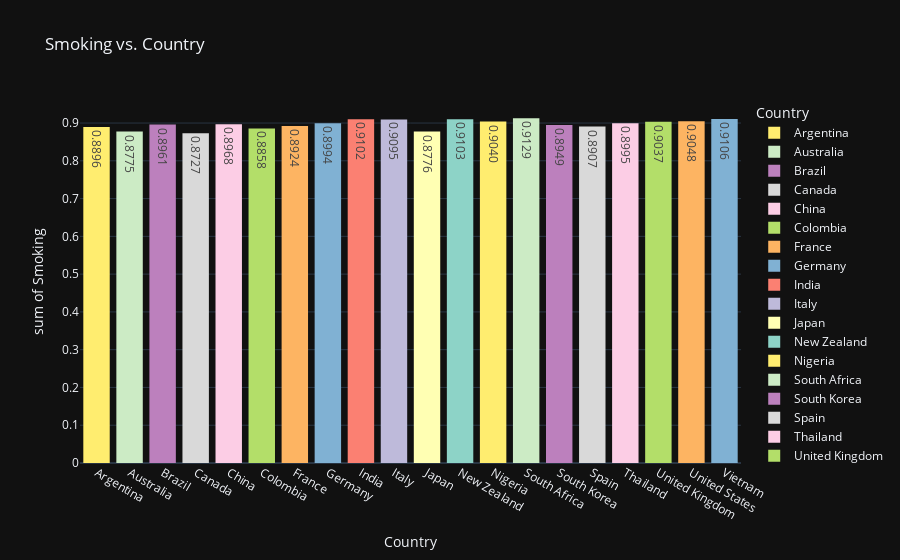

Here is the notebook cell this chart was saved with:
### Code cell
px.histogram(smoking,x='Country',y='Smoking',color = 'Country',text_auto='.4f',color_discrete_sequence=px.colors.qualitative.Set3_r,template='plotly_dark',title='Smoking vs. Country')

### Figure 1 — Plotly figure (JSON) as saved in the notebook; plotly's stock layout.template omitted (floating-point values rounded to 4 significant figures)
{"data": [{"alignmentgroup": "True", "bingroup": "x", "histfunc": "sum", "hovertemplate": "Country=%{x}<br>sum of Smoking=%{y}<extra></extra>", "legendgroup": "Argentina", "marker": {"color": "rgb(255,237,111)", "pattern": {"shape": ""}}, "name": "Argentina", "offsetgroup": "Argentina", "orientation": "v", "showlegend": true, "texttemplate": "%{value:.4f}", "type": "histogram", "x": ["Argentina"], "xaxis": "x", "y": [0.8896], "yaxis": "y"}, {"alignmentgroup": "True", "bingroup": "x", "histfunc": "sum", "hovertemplate": "Country=%{x}<br>sum of Smoking=%{y}<extra></extra>", "legendgroup": "Australia", "marker": {"color": "rgb(204,235,197)", "pattern": {"shape": ""}}, "name": "Australia", "offsetgroup": "Australia", "orientation": "v", "showlegend": true, "texttemplate": "%{value:.4f}", "type": "histogram", "x": ["Australia"], "xaxis": "x", "y": [0.8775], "yaxis": "y"}, {"alignmentgroup": "True", "bingroup": "x", "histfunc": "sum", "hovertemplate": "Country=%{x}<br>sum of Smoking=%{y}<extra></extra>", "legendgroup": "Brazil", "marker": {"color": "rgb(188,128,189)", "pattern": {"shape": ""}}, "name": "Brazil", "offsetgroup": "Brazil", "orientation": "v", "showlegend": true, "texttemplate": "%{value:.4f}", "type": "histogram", "x": ["Brazil"], "xaxis": "x", "y": [0.8961], "yaxis": "y"}, {"alignmentgroup": "True", "bingroup": "x", "histfunc": "sum", "hovertemplate": "Country=%{x}<br>sum of Smoking=%{y}<extra></extra>", "legendgroup": "Canada", "marker": {"color": "rgb(217,217,217)", "pattern": {"shape": ""}}, "name": "Canada", "offsetgroup": "Canada", "orientation": "v", "showlegend": true, "texttemplate": "%{value:.4f}", "type": "histogram", "x": ["Canada"], "xaxis": "x", "y": [0.8727], "yaxis": "y"}, {"alignmentgroup": "True", "bingroup": "x", "histfunc": "sum", "hovertemplate": "Country=%{x}<br>sum of Smoking=%{y}<extra></extra>", "legendgroup": "China", "marker": {"color": "rgb(252,205,229)", "pattern": {"shape": ""}}, "name": "China", "offsetgroup": "China", "orientation": "v", "showlegend": true, "texttemplate": "%{value:.4f}", "type": "histogram", "x": ["China"], "xaxis": "x", "y": [0.8968], "yaxis": "y"}, {"alignmentgroup": "True", "bingroup": "x", "histfunc": "sum", "hovertemplate": "Country=%{x}<br>sum of Smoking=%{y}<extra></extra>", "legendgroup": "Colombia", "marker": {"color": "rgb(179,222,105)", "pattern": {"shape": ""}}, "name": "Colombia", "offsetgroup": "Colombia", "orientation": "v", "showlegend": true, "texttemplate": "%{value:.4f}", "type": "histogram", "x": ["Colombia"], "xaxis": "x", "y": [0.8858], "yaxis": "y"}, {"alignmentgroup": "True", "bingroup": "x", "histfunc": "sum", "hovertemplate": "Country=%{x}<br>sum of Smoking=%{y}<extra></extra>", "legendgroup": "France", "marker": {"color": "rgb(253,180,98)", "pattern": {"shape": ""}}, "name": "France", "offsetgroup": "France", "orientation": "v", "showlegend": true, "texttemplate": "%{value:.4f}", "type": "histogram", "x": ["France"], "xaxis": "x", "y": [0.8924], "yaxis": "y"}, {"alignmentgroup": "True", "bingroup": "x", "histfunc": "sum", "hovertemplate": "Country=%{x}<br>sum of Smoking=%{y}<extra></extra>", "legendgroup": "Germany", "marker": {"color": "rgb(128,177,211)", "pattern": {"shape": ""}}, "name": "Germany", "offsetgroup": "Germany", "orientation": "v", "showlegend": true, "texttemplate": "%{value:.4f}", "type": "histogram", "x": ["Germany"], "xaxis": "x", "y": [0.8994], "yaxis": "y"}, {"alignmentgroup": "True", "bingroup": "x", "histfunc": "sum", "hovertemplate": "Country=%{x}<br>sum of Smoking=%{y}<extra></extra>", "legendgroup": "India", "marker": {"color": "rgb(251,128,114)", "pattern": {"shape": ""}}, "name": "India", "offsetgroup": "India", "orientation": "v", "showlegend": true, "texttemplate": "%{value:.4f}", "type": "histogram", "x": ["India"], "xaxis": "x", "y": [0.9102], "yaxis": "y"}, {"alignmentgroup": "True", "bingroup": "x", "histfunc": "sum", "hovertemplate": "Country=%{x}<br>sum of Smoking=%{y}<extra></extra>", "legendgroup": "Italy", "marker": {"color": "rgb(190,186,218)", "pattern": {"shape": ""}}, "name": "Italy", "offsetgroup": "Italy", "orientation": "v", "showlegend": true, "texttemplate": "%{value:.4f}", "type": "histogram", "x": ["Italy"], "xaxis": "x", "y": [0.9095], "yaxis": "y"}, {"alignmentgroup": "True", "bingroup": "x", "histfunc": "sum", "hovertemplate": "Country=%{x}<br>sum of Smoking=%{y}<extra></extra>", "legendgroup": "Japan", "marker": {"color": "rgb(255,255,179)", "pattern": {"shape": ""}}, "name": "Japan", "offsetgroup": "Japan", "orientation": "v", "showlegend": true, "texttemplate": "%{value:.4f}", "type": "histogram", "x": ["Japan"], "xaxis": "x", "y": [0.8776], "yaxis": "y"}, {"alignmentgroup": "True", "bingroup": "x", "histfunc": "sum", "hovertemplate": "Country=%{x}<br>sum of Smoking=%{y}<extra></extra>", "legendgroup": "New Zealand", "marker": {"color": "rgb(141,211,199)", "pattern": {"shape": ""}}, "name": "New Zealand", "offsetgroup": "New Zealand", "orientation": "v", "showlegend": true, "texttemplate": "%{value:.4f}", "type": "histogram", "x": ["New Zealand"], "xaxis": "x", "y": [0.9103], "yaxis": "y"}, {"alignmentgroup": "True", "bingroup": "x", "histfunc": "sum", "hovertemplate": "Country=%{x}<br>sum of Smoking=%{y}<extra></extra>", "legendgroup": "Nigeria", "marker": {"color": "rgb(255,237,111)", "pattern": {"shape": ""}}, "name": "Nigeria", "offsetgroup": "Nigeria", "orientation": "v", "showlegend": true, "texttemplate": "%{value:.4f}", "type": "histogram", "x": ["Nigeria"], "xaxis": "x", "y": [0.904], "yaxis": "y"}, {"alignmentgroup": "True", "bingroup": "x", "histfunc": "sum", "hovertemplate": "Country=%{x}<br>sum of Smoking=%{y}<extra></extra>", "legendgroup": "South Africa", "marker": {"color": "rgb(204,235,197)", "pattern": {"shape": ""}}, "name": "South Africa", "offsetgroup": "South Africa", "orientation": "v", "showlegend": true, "texttemplate": "%{value:.4f}", "type": "histogram", "x": ["South Africa"], "xaxis": "x", "y": [0.9129], "yaxis": "y"}, {"alignmentgroup": "True", "bingroup": "x", "histfunc": "sum", "hovertemplate": "Country=%{x}<br>sum of Smoking=%{y}<extra></extra>", "legendgroup": "South Korea", "marker": {"color": "rgb(188,128,189)", "pattern": {"shape": ""}}, "name": "South Korea", "offsetgroup": "South Korea", "orientation": "v", "showlegend": true, "texttemplate": "%{value:.4f}", "type": "histogram", "x": ["South Korea"], "xaxis": "x", "y": [0.8949], "yaxis": "y"}, {"alignmentgroup": "True", "bingroup": "x", "histfunc": "sum", "hovertemplate": "Country=%{x}<br>sum of Smoking=%{y}<extra></extra>", "legendgroup": "Spain", "marker": {"color": "rgb(217,217,217)", "pattern": {"shape": ""}}, "name": "Spain", "offsetgroup": "Spain", "orientation": "v", "showlegend": true, "texttemplate": "%{value:.4f}", "type": "histogram", "x": ["Spain"], "xaxis": "x", "y": [0.8907], "yaxis": "y"}, {"alignmentgroup": "True", "bingroup": "x", "histfunc": "sum", "hovertemplate": "Country=%{x}<br>sum of Smoking=%{y}<extra></extra>", "legendgroup": "Thailand", "marker": {"color": "rgb(252,205,229)", "pattern": {"shape": ""}}, "name": "Thailand", "offsetgroup": "Thailand", "orientation": "v", "showlegend": true, "texttemplate": "%{value:.4f}", "type": "histogram", "x": ["Thailand"], "xaxis": "x", "y": [0.8995], "yaxis": "y"}, {"alignmentgroup": "True", "bingroup": "x", "histfunc": "sum", "hovertemplate": "Country=%{x}<br>sum of Smoking=%{y}<extra></extra>", "legendgroup": "United Kingdom", "marker": {"color": "rgb(179,222,105)", "pattern": {"shape": ""}}, "name": "United Kingdom", "offsetgroup": "United Kingdom", "orientation": "v", "showlegend": true, "texttemplate": "%{value:.4f}", "type": "histogram", "x": ["United Kingdom"], "xaxis": "x", "y": [0.9037], "yaxis": "y"}, {"alignmentgroup": "True", "bingroup": "x", "histfunc": "sum", "hovertemplate": "Country=%{x}<br>sum of Smoking=%{y}<extra></extra>", "legendgroup": "United States", "marker": {"color": "rgb(253,180,98)", "pattern": {"shape": ""}}, "name": "United States", "offsetgroup": "United States", "orientation": "v", "showlegend": true, "texttemplate": "%{value:.4f}", "type": "histogram", "x": ["United States"], "xaxis": "x", "y": [0.9048], "yaxis": "y"}, {"alignmentgroup": "True", "bingroup": "x", "histfunc": "sum", "hovertemplate": "Country=%{x}<br>sum of Smoking=%{y}<extra></extra>", "legendgroup": "Vietnam", "marker": {"color": "rgb(128,177,211)", "pattern": {"shape": ""}}, "name": "Vietnam", "offsetgroup": "Vietnam", "orientation": "v", "showlegend": true, "texttemplate": "%{value:.4f}", "type": "histogram", "x": ["Vietnam"], "xaxis": "x", "y": [0.9106], "yaxis": "y"}], "layout": {"barmode": "relative", "legend": {"title": {"text": "Country"}, "tracegroupgap": 0}, "title": {"text": "Smoking vs. Country"}, "xaxis": {"anchor": "y", "categoryarray": ["Argentina", "Australia", "Brazil", "Canada", "China", "Colombia", "France", "Germany", "India", "Italy", "Japan", "New Zealand", "Nigeria", "South Africa", "South Korea", "Spain", "Thailand", "United Kingdom", "United States", "Vietnam"], "categoryorder": "array", "domain": [0, 1], "title": {"text": "Country"}}, "yaxis": {"anchor": "x", "domain": [0, 1], "title": {"text": "sum of Smoking"}}}}
